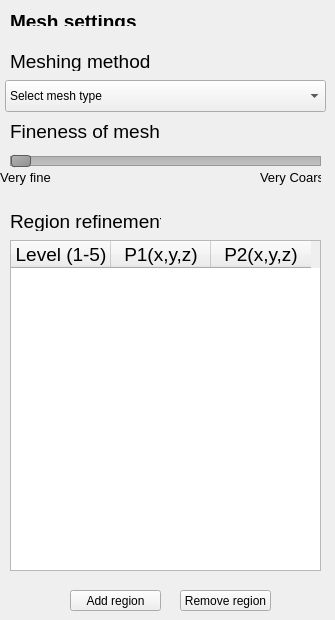
     <widget class="QWidget" name="MeshPage">
      <widget class="QLabel" name="label_11">
       <property name="geometry">
        <rect>
         <x>10</x>
         <y>10</y>
         <width>141</width>
         <height>16</height>
        </rect>
       </property>
       <property name="font">
        <font>
         <pointsize>14</pointsize>
        </font>
       </property>
       <property name="text">
        <string>&lt;html&gt;&lt;head/&gt;&lt;body&gt;&lt;p&gt;&lt;span style=&quot; font-weight:600;&quot;&gt;Mesh settings&lt;/span&gt;&lt;/p&gt;&lt;/body&gt;&lt;/html&gt;</string>
       </property>
      </widget>
      <widget class="QLabel" name="GeoC_BathfileLabel_6">
       <property name="geometry">
        <rect>
         <x>10</x>
         <y>120</y>
         <width>151</width>
         <height>21</height>
        </rect>
       </property>
       <property name="font">
        <font>
         <pointsize>14</pointsize>
        </font>
       </property>
       <property name="focusPolicy">
        <enum>Qt::ClickFocus</enum>
       </property>
       <property name="text">
        <string>&lt;html&gt;&lt;head/&gt;&lt;body&gt;&lt;p&gt;Fineness of mesh&lt;/p&gt;&lt;/body&gt;&lt;/html&gt;</string>
       </property>
      </widget>
      <widget class="QSlider" name="horizontalSlider">
       <property name="geometry">
        <rect>
         <x>10</x>
         <y>150</y>
         <width>311</width>
         <height>22</height>
        </rect>
       </property>
       <property name="mouseTracking">
        <bool>true</bool>
       </property>
       <property name="focusPolicy">
        <enum>Qt::WheelFocus</enum>
       </property>
       <property name="styleSheet">
        <string notr="true">QSlider::groove:horizontal {
    border: 1px solid #999999;
    height: 8px; /* the groove expands to the size of the slider by default. by giving it a height, it has a fixed size */
    background: qlineargradient(x1:0, y1:0, x2:0, y2:1, stop:0 #B1B1B1, stop:1 #c4c4c4);
    margin: 2px 0;
}

QSlider::handle:horizontal {
    background: qlineargradient(x1:0, y1:0, x2:1, y2:1, stop:0 #b4b4b4, stop:1 #8f8f8f);
    border: 1px solid #5c5c5c;
    width: 18px;
    margin: -2px 0; /* handle is placed by default on the contents rect of the groove. Expand outside the groove */
    border-radius: 3px;
}</string>
       </property>
       <property name="minimum">
        <number>1</number>
       </property>
       <property name="maximum">
        <number>5</number>
       </property>
       <property name="pageStep">
        <number>1</number>
       </property>
       <property name="orientation">
        <enum>Qt::Horizontal</enum>
       </property>
       <property name="tickPosition">
        <enum>QSlider::TicksBelow</enum>
       </property>
       <property name="tickInterval">
        <number>1</number>
       </property>
      </widget>
      <widget class="QLabel" name="GeoC_BathfileLabel_7">
       <property name="geometry">
        <rect>
         <x>0</x>
         <y>170</y>
         <width>51</width>
         <height>16</height>
        </rect>
       </property>
       <property name="font">
        <font>
         <pointsize>14</pointsize>
        </font>
       </property>
       <property name="focusPolicy">
        <enum>Qt::ClickFocus</enum>
       </property>
       <property name="text">
        <string>&lt;html&gt;&lt;head/&gt;&lt;body&gt;&lt;p&gt;&lt;span style=&quot; font-size:10pt;&quot;&gt;Very fine&lt;/span&gt;&lt;/p&gt;&lt;/body&gt;&lt;/html&gt;</string>
       </property>
       <property name="alignment">
        <set>Qt::AlignCenter</set>
       </property>
      </widget>
      <widget class="QLabel" name="GeoC_BathfileLabel_8">
       <property name="geometry">
        <rect>
         <x>260</x>
         <y>170</y>
         <width>61</width>
         <height>16</height>
        </rect>
       </property>
       <property name="font">
        <font>
         <pointsize>14</pointsize>
        </font>
       </property>
       <property name="focusPolicy">
        <enum>Qt::ClickFocus</enum>
       </property>
       <property name="text">
        <string>&lt;html&gt;&lt;head/&gt;&lt;body&gt;&lt;p&gt;&lt;span style=&quot; font-size:10pt;&quot;&gt;Very Coarse&lt;/span&gt;&lt;/p&gt;&lt;/body&gt;&lt;/html&gt;</string>
       </property>
       <property name="alignment">
        <set>Qt::AlignCenter</set>
       </property>
      </widget>
      <widget class="QTableWidget" name="GeoB_InterfaceTable_4">
       <property name="geometry">
        <rect>
         <x>10</x>
         <y>240</y>
         <width>311</width>
         <height>331</height>
        </rect>
       </property>
       <property name="alternatingRowColors">
        <bool>true</bool>
       </property>
       <column>
        <property name="text">
         <string>Level (1-5)</string>
        </property>
        <property name="font">
         <font>
          <pointsize>14</pointsize>
         </font>
        </property>
        <property name="textAlignment">
         <set>AlignCenter</set>
        </property>
       </column>
       <column>
        <property name="text">
         <string>P1(x,y,z)</string>
        </property>
        <property name="font">
         <font>
          <pointsize>14</pointsize>
         </font>
        </property>
        <property name="textAlignment">
         <set>AlignCenter</set>
        </property>
       </column>
       <column>
        <property name="text">
         <string>P2(x,y,z)</string>
        </property>
        <property name="font">
         <font>
          <pointsize>14</pointsize>
         </font>
        </property>
        <property name="textAlignment">
         <set>AlignCenter</set>
        </property>
       </column>
      </widget>
      <widget class="QLabel" name="GeoC_BathfileLabel_9">
       <property name="geometry">
        <rect>
         <x>10</x>
         <y>210</y>
         <width>151</width>
         <height>21</height>
        </rect>
       </property>
       <property name="font">
        <font>
         <pointsize>14</pointsize>
        </font>
       </property>
       <property name="focusPolicy">
        <enum>Qt::ClickFocus</enum>
       </property>
       <property name="text">
        <string>&lt;html&gt;&lt;head/&gt;&lt;body&gt;&lt;p&gt;Region refinements&lt;/p&gt;&lt;/body&gt;&lt;/html&gt;</string>
       </property>
      </widget>
      <widget class="QLabel" name="GeoC_BathfiletypeLabel_2">
       <property name="geometry">
        <rect>
         <x>10</x>
         <y>50</y>
         <width>256</width>
         <height>21</height>
        </rect>
       </property>
       <property name="font">
        <font>
         <pointsize>14</pointsize>
        </font>
       </property>
       <property name="text">
        <string>&lt;html&gt;&lt;head/&gt;&lt;body&gt;&lt;p&gt;Meshing method&lt;/p&gt;&lt;/body&gt;&lt;/html&gt;</string>
       </property>
      </widget>
      <widget class="QComboBox" name="GeoC_BathfiletypeOptions_2">
       <property name="geometry">
        <rect>
         <x>5</x>
         <y>80</y>
         <width>321</width>
         <height>32</height>
        </rect>
       </property>
       <item>
        <property name="text">
         <string>Select mesh type</string>
        </property>
       </item>
       <item>
        <property name="text">
         <string>Use Hydro-UQ mesher</string>
        </property>
       </item>
       <item>
        <property name="text">
         <string>Upload mesh files</string>
        </property>
       </item>
       <item>
        <property name="text">
         <string>Upload solver specific mesh dicts</string>
        </property>
       </item>
      </widget>
      <widget class="QToolButton" name="GeoB_RemPoint_4">
       <property name="geometry">
        <rect>
         <x>180</x>
         <y>590</y>
         <width>91</width>
         <height>21</height>
        </rect>
       </property>
       <property name="text">
        <string>Remove region</string>
       </property>
      </widget>
      <widget class="QToolButton" name="GeoB_AddPoint_4">
       <property name="geometry">
        <rect>
         <x>70</x>
         <y>590</y>
         <width>91</width>
         <height>21</height>
        </rect>
       </property>
       <property name="text">
        <string>Add region</string>
       </property>
      </widget>
     </widget>
